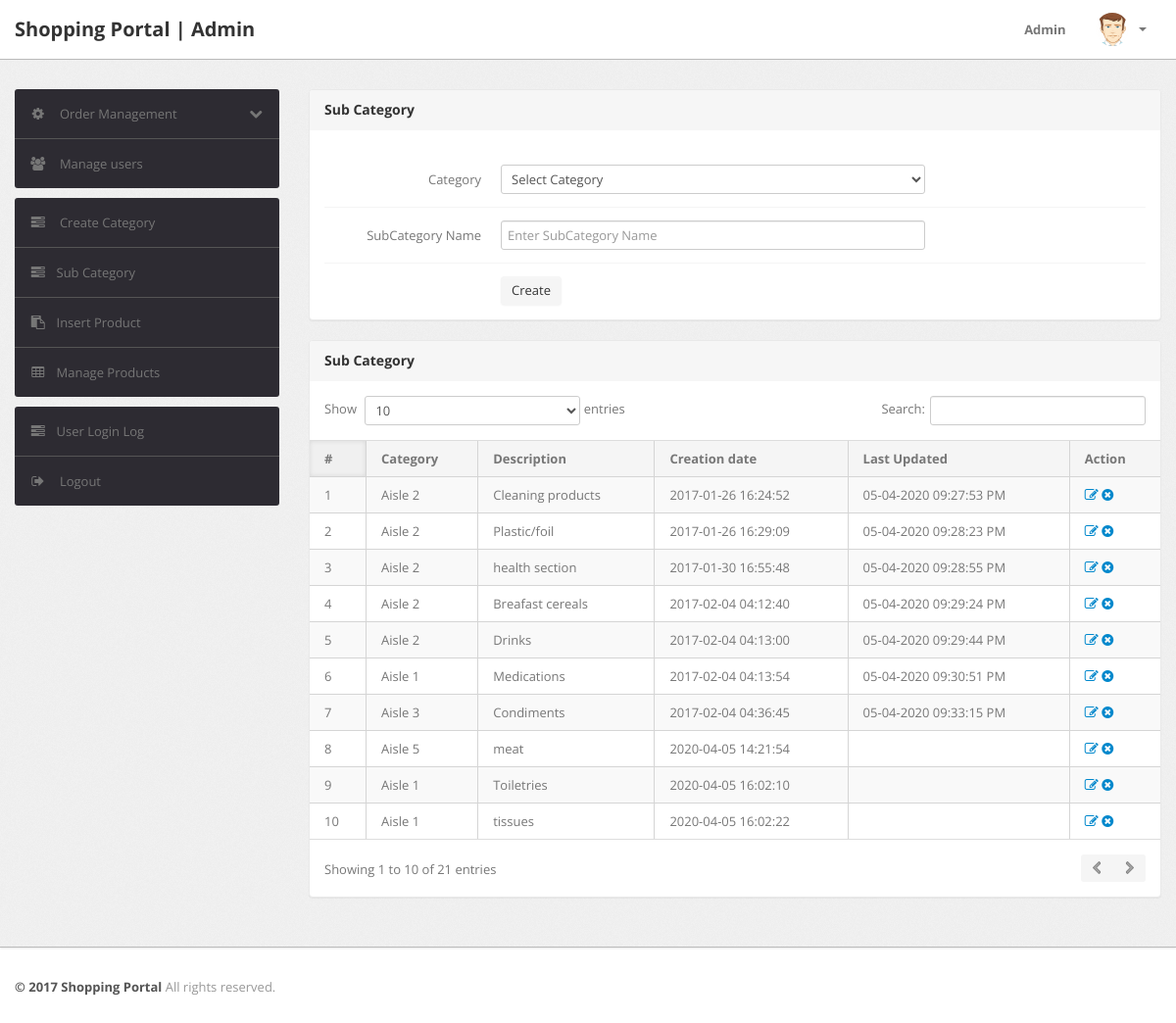
Page /admin/subcategory.php (signed in) on the committed database.
### tables this page shows
CREATE TABLE `subcategory` (
  `id` int(11) NOT NULL,
  `categoryid` int(11) DEFAULT NULL,
  `subcategory` varchar(255) DEFAULT NULL,
  `creationDate` timestamp NULL DEFAULT CURRENT_TIMESTAMP,
  `updationDate` varchar(255) DEFAULT NULL
);

CREATE TABLE `category` (
  `id` int(11) NOT NULL,
  `categoryName` varchar(255) DEFAULT NULL,
  `categoryDescription` longtext,
  `creationDate` timestamp NOT NULL DEFAULT CURRENT_TIMESTAMP,
  `updationDate` varchar(255) DEFAULT NULL
);

### admin/subcategory.php (the view, shortened to what this page needs)
<?php
include('include/config.php');
if(strlen($_SESSION['alogin'])==0)
	{
header('location:index.php');
}
else{
?>
<!DOCTYPE html>
<html lang="en">
<head>
	<link type="text/css" href="bootstrap/css/bootstrap.min.css" rel="stylesheet">
	<link type="text/css" href="bootstrap/css/bootstrap-responsive.min.css" rel="stylesheet">
	<link type="text/css" href="css/theme.css" rel="stylesheet">
	<link type="text/css" href="images/icons/css/font-awesome.css" rel="stylesheet">
</head>
<body>
<?php include('include/header.php');?>
	<div class="wrapper">
		<div class="container">
			<div class="row">
<?php include('include/sidebar.php');?>
			<div class="span9">
					<div class="content">
						<div class="module">
							<div class="module-head">
								<h3>Sub Category</h3>
							</div>
							<div class="module-body">
									<br />
			<form class="form-horizontal row-fluid" name="subcategory" method="post" >
<div class="control-group">
<label class="control-label" for="basicinput">Category</label>
<div class="controls">
<select name="category" class="span8 tip" required>
<option value="">Select Category</option>
</select>
</div>
</div>
<div class="control-group">
<label class="control-label" for="basicinput">SubCategory Name</label>
<div class="controls">
<input type="text" placeholder="Enter SubCategory Name"  name="subcategory" class="span8 tip" required>
</div>
</div>
	<div class="control-group">
											<div class="controls">
												<button type="submit" name="submit" class="btn">Create</button>
											</div>
										</div>
									</form>
							</div>
						</div>
	<div class="module">
							<div class="module-head">
								<h3>Sub Category</h3>
							</div>
							<div class="module-body table">
								<table cellpadding="0" cellspacing="0" border="0" class="datatable-1 table table-bordered table-striped	 display" width="100%">
									<thead>
										<tr>
											<th>#</th>
											<th>Category</th>
											<th>Description</th>
											<th>Creation date</th>
											<th>Last Updated</th>
											<th>Action</th>
										</tr>
									</thead>
									<tbody>
<?php $query=mysqli_query($con,"select subcategory.id,category.categoryName,subcategory.subcategory,subcategory.creationDate,subcategory.updationDate from subcategory join category on category.id=subcategory.categoryid");
$cnt=1;
while($row=mysqli_fetch_array($query))
{
?>
										<tr>
											<td><?php echo htmlentities($cnt);?></td>
											<td><?php echo htmlentities($row['categoryName']);?></td>
											<td><?php echo htmlentities($row['subcategory']);?></td>
											<td> <?php echo htmlentities($row['creationDate']);?></td>
											<td><?php echo htmlentities($row['updationDate']);?></td>
											<td>
											<a href="edit-subcategory.php?id=<?php echo $row['id']?>" ><i class="icon-edit"></i></a>
											<a href="subcategory.php?id=<?php echo $row['id']?>&del=delete" onClick="return confirm('Are you sure you want to delete?')"><i class="icon-remove-sign"></i></a></td>
										</tr>
										<?php $cnt=$cnt+1; } ?>
								</table>
							</div>
						</div>
					</div>
				</div>
			</div>
		</div>
	</div>
<?php include('include/footer.php');?>
</body>
<?php } ?>

### rows in the picture
subcategory: categoryid.categoryName "Aisle 2", subcategory "Cleaning products", creationDate "2017-01-26 16:24:52", updationDate "05-04-2020 09:27:53 PM"
subcategory: categoryid.categoryName "Aisle 2", subcategory "Plastic/foil", creationDate "2017-01-26 16:29:09", updationDate "05-04-2020 09:28:23 PM"
subcategory: categoryid.categoryName "Aisle 2", subcategory "health section", creationDate "2017-01-30 16:55:48", updationDate "05-04-2020 09:28:55 PM"
subcategory: categoryid.categoryName "Aisle 2", subcategory "Breafast cereals", creationDate "2017-02-04 04:12:40", updationDate "05-04-2020 09:29:24 PM"
subcategory: categoryid.categoryName "Aisle 2", subcategory "Drinks", creationDate "2017-02-04 04:13:00", updationDate "05-04-2020 09:29:44 PM"
subcategory: categoryid.categoryName "Aisle 1", subcategory "Medications", creationDate "2017-02-04 04:13:54", updationDate "05-04-2020 09:30:51 PM"
subcategory: categoryid.categoryName "Aisle 3", subcategory "Condiments", creationDate "2017-02-04 04:36:45", updationDate "05-04-2020 09:33:15 PM"
subcategory: categoryid.categoryName "Aisle 5", subcategory "meat", creationDate "2020-04-05 14:21:54"
subcategory: categoryid.categoryName "Aisle 1", subcategory "Toiletries", creationDate "2020-04-05 16:02:10"
subcategory: categoryid.categoryName "Aisle 1", subcategory "tissues", creationDate "2020-04-05 16:02:22"
